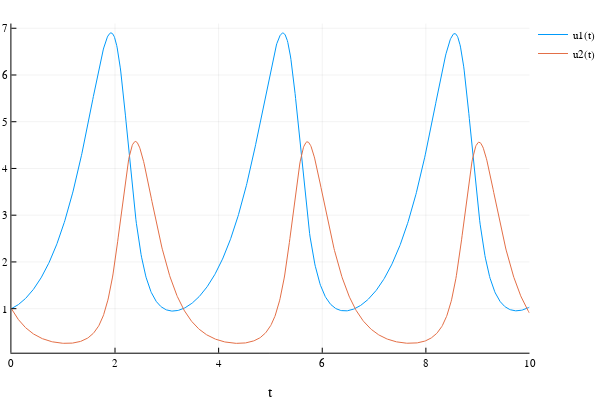

Notebook source saved alongside this figure:
### Markdown cell above
Plot the solution as a function of time.

### Code cell
Plots.plot(sol)

### Figure 1 — Plotly figure (JSON) as saved in the notebook; plotly's stock layout.template omitted (floating-point values rounded to 4 significant figures; data arrays with more than 128 entries replaced by an {"elided": "..."} marker saying what was removed)
{"data": [{"colorbar": {"title": ""}, "legendgroup": "u1(t)", "line": {"color": "rgba(0, 154, 250, 1.000)", "dash": "solid", "shape": "linear", "width": 1}, "mode": "lines", "name": "u1(t)", "showlegend": true, "type": "scatter", "x": {"elided": "1000 float values"}, "xaxis": "x1", "y": {"elided": "1000 float values"}, "yaxis": "y1", "zmax": null, "zmin": null}, {"colorbar": {"title": ""}, "legendgroup": "u2(t)", "line": {"color": "rgba(227, 111, 71, 1.000)", "dash": "solid", "shape": "linear", "width": 1}, "mode": "lines", "name": "u2(t)", "showlegend": true, "type": "scatter", "x": {"elided": "1000 float values"}, "xaxis": "x1", "y": {"elided": "1000 float values"}, "yaxis": "y1", "zmax": null, "zmin": null}], "layout": {"annotations": [], "height": 400, "legend": {"bgcolor": "rgba(255, 255, 255, 1.000)", "bordercolor": "rgba(0, 0, 0, 1.000)", "font": {"color": "rgba(0, 0, 0, 1.000)", "family": "sans-serif", "size": 11}, "tracegroupgap": 0, "x": 1, "y": 1}, "margin": {"b": 20, "l": 0, "r": 0, "t": 20}, "paper_bgcolor": "rgba(255, 255, 255, 1.000)", "plot_bgcolor": "rgba(255, 255, 255, 1.000)", "showlegend": true, "width": 600, "xaxis": {"anchor": "y1", "domain": [0.02138, 0.9934], "gridcolor": "rgba(0, 0, 0, 0.100)", "gridwidth": 0.5, "linecolor": "rgba(0, 0, 0, 1.000)", "mirror": false, "range": [0, 10], "showgrid": true, "showline": true, "showticklabels": true, "tickangle": 0, "tickcolor": "rgb(0, 0, 0)", "tickfont": {"color": "rgba(0, 0, 0, 1.000)", "family": "sans-serif", "size": 11}, "tickmode": "array", "ticks": "inside", "ticktext": ["0", "2", "4", "6", "8", "10"], "tickvals": [0, 2, 4, 6, 8, 10], "title": "t", "titlefont": {"color": "rgba(0, 0, 0, 1.000)", "family": "sans-serif", "size": 15}, "type": "-", "visible": true, "zeroline": false, "zerolinecolor": "rgba(0, 0, 0, 1.000)"}, "yaxis": {"anchor": "x1", "domain": [0.07581, 0.9902], "gridcolor": "rgba(0, 0, 0, 0.100)", "gridwidth": 0.5, "linecolor": "rgba(0, 0, 0, 1.000)", "mirror": false, "range": [0.05751, 7.101], "showgrid": true, "showline": true, "showticklabels": true, "tickangle": 0, "tickcolor": "rgb(0, 0, 0)", "tickfont": {"color": "rgba(0, 0, 0, 1.000)", "family": "sans-serif", "size": 11}, "tickmode": "array", "ticks": "inside", "ticktext": ["1", "2", "3", "4", "5", "6", "7"], "tickvals": [1, 2, 3, 4, 5, 6, 7], "title": "", "titlefont": {"color": "rgba(0, 0, 0, 1.000)", "family": "sans-serif", "size": 15}, "type": "-", "visible": true, "zeroline": false, "zerolinecolor": "rgba(0, 0, 0, 1.000)"}}}
